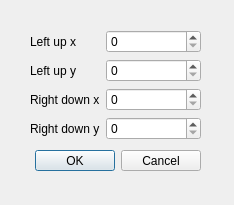
<?xml version="1.0" encoding="UTF-8"?>
<ui version="4.0">
 <class>Cut</class>
 <widget class="QDialog" name="Cut">
  <property name="geometry">
   <rect>
    <x>0</x>
    <y>0</y>
    <width>234</width>
    <height>205</height>
   </rect>
  </property>
  <property name="windowTitle">
   <string>Dialog</string>
  </property>
  <widget class="QDialogButtonBox" name="buttonBox">
   <property name="geometry">
    <rect>
     <x>20</x>
     <y>150</y>
     <width>181</width>
     <height>21</height>
    </rect>
   </property>
   <property name="orientation">
    <enum>Qt::Horizontal</enum>
   </property>
   <property name="standardButtons">
    <set>QDialogButtonBox::Cancel|QDialogButtonBox::Ok</set>
   </property>
  </widget>
  <widget class="QWidget" name="layoutWidget">
   <property name="geometry">
    <rect>
     <x>30</x>
     <y>30</y>
     <width>171</width>
     <height>112</height>
    </rect>
   </property>
   <layout class="QFormLayout" name="formLayout">
    <item row="0" column="0">
     <widget class="QLabel" name="label">
      <property name="text">
       <string>Left up x</string>
      </property>
     </widget>
    </item>
    <item row="1" column="0">
     <widget class="QLabel" name="label_2">
      <property name="text">
       <string>Left up y</string>
      </property>
     </widget>
    </item>
    <item row="2" column="0">
     <widget class="QLabel" name="label_3">
      <property name="text">
       <string>Right down x</string>
      </property>
     </widget>
    </item>
    <item row="3" column="0">
     <widget class="QLabel" name="label_4">
      <property name="text">
       <string>Right down y</string>
      </property>
     </widget>
    </item>
    <item row="0" column="1">
     <widget class="QSpinBox" name="spinBox">
      <property name="maximum">
       <number>1000</number>
      </property>
     </widget>
    </item>
    <item row="1" column="1">
     <widget class="QSpinBox" name="spinBox_2">
      <property name="maximum">
       <number>1000</number>
      </property>
     </widget>
    </item>
    <item row="2" column="1">
     <widget class="QSpinBox" name="spinBox_3">
      <property name="maximum">
       <number>1000</number>
      </property>
     </widget>
    </item>
    <item row="3" column="1">
     <widget class="QSpinBox" name="spinBox_4">
      <property name="maximum">
       <number>1000</number>
      </property>
     </widget>
    </item>
   </layout>
  </widget>
 </widget>
 <resources/>
 <connections>
  <connection>
   <sender>buttonBox</sender>
   <signal>accepted()</signal>
   <receiver>Cut</receiver>
   <slot>accept()</slot>
   <hints>
    <hint type="sourcelabel">
     <x>248</x>
     <y>254</y>
    </hint>
    <hint type="destinationlabel">
     <x>157</x>
     <y>274</y>
    </hint>
   </hints>
  </connection>
  <connection>
   <sender>buttonBox</sender>
   <signal>rejected()</signal>
   <receiver>Cut</receiver>
   <slot>reject()</slot>
   <hints>
    <hint type="sourcelabel">
     <x>316</x>
     <y>260</y>
    </hint>
    <hint type="destinationlabel">
     <x>286</x>
     <y>274</y>
    </hint>
   </hints>
  </connection>
 </connections>
</ui>
